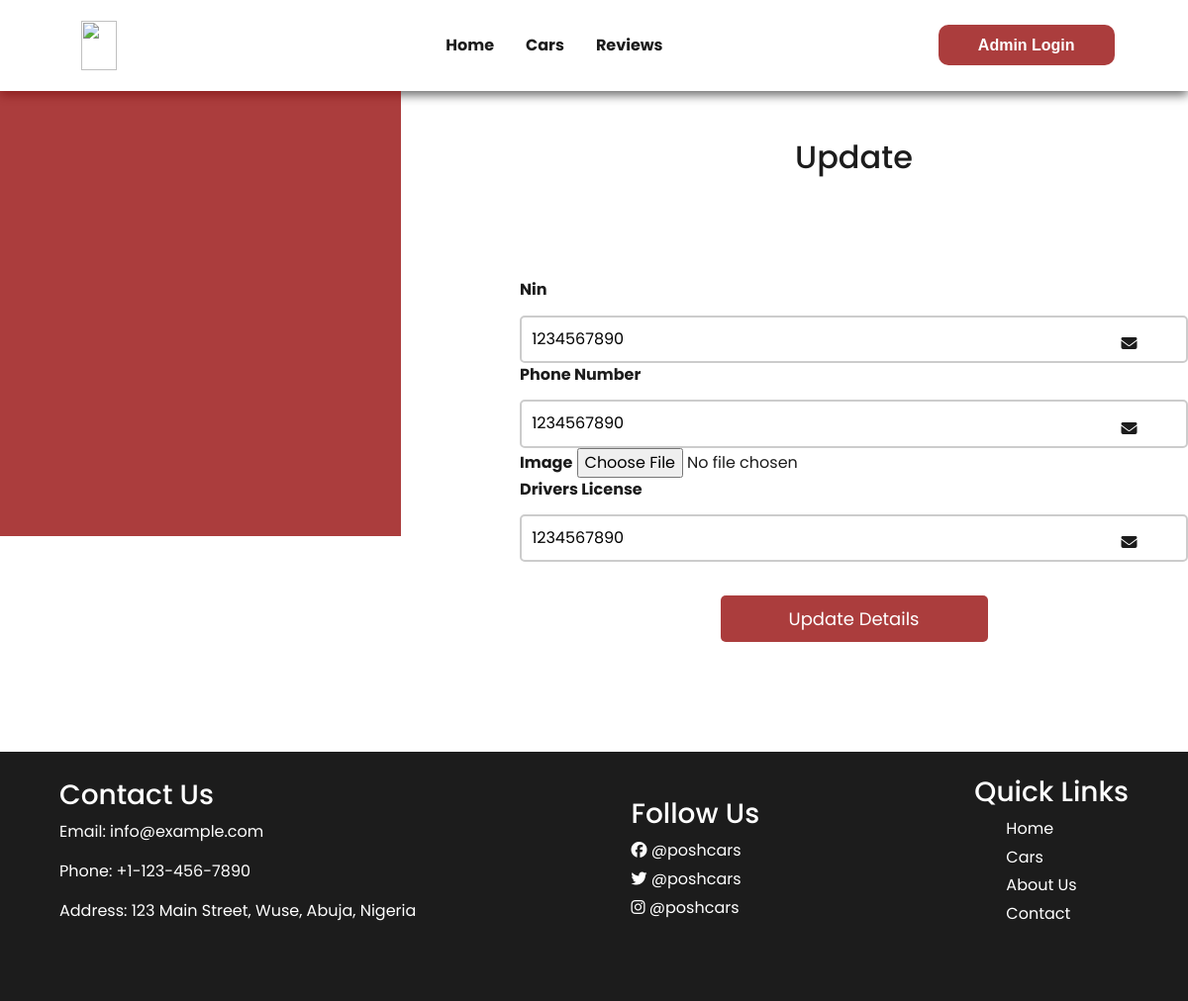
/update-userdetails/1, run on the app's committed database.
### poshcars/models.py (models this page shows, shortened)
class  Userdetails(models.Model):
    user = models.OneToOneField(User, on_delete=models.CASCADE)
    nin = models.CharField(max_length=20,)
    phonenumber = models.IntegerField()
    drivers_license = models.CharField(max_length=20)
    image = models.ImageField(upload_to='media', blank=True, null=True)

### poshcars/views.py (the view, shortened to what this page needs)
# urls.py: path('update-userdetails/<int:pid>', UpdateUserDetails, name='updateUserDetails'),
def UpdateUserDetails(request, pid):
    userdetail = get_object_or_404(Userdetails,id=pid)
    return render(request, 'poshcars/update-userdetails.html', {'userdetails': userdetail})

### poshcars/templates/poshcars/update-userdetails.html (shortened to what this page needs)
{%extends 'poshcars/base.html' %}
{%load static%}
{%block content%}
        <section class="reg-main">
            <div class="reg-img-div">
            </div>
            <div class="form-div">
                <h2  class="text-center">Update {{userdetail.User.first_name}} {{userdetail.User.last_name}}</h2>
                <form action="" method="POST" class="form">
                           <div>
                            <label  for="nin" >Nin</label>
                            <div class="icon-div">
                                <input type="number" placeholder="please put a valid nin" name="nin" class="form-input" required value="{{userdetails.nin}}"/>
                                <i class="fa-solid fa-envelope reg-icon"></i>
                            </div>
                           </div>
                           <div>
                            <label  for="phone">Phone Number</label>
                            <div class="icon-div">
                                <input type="tel" placeholder="phone number" name="phonenumber" class="form-input" required value="{{userdetails.phonenumber}}"/>
                                <i class="fa-solid fa-envelope reg-icon"></i>
                            </div>
                        </div>
                    <label for="image">Image</label>
                    <input type="file" id="image"  name="image"  accept="image/*"/>
                           <div>
                            <label  for="license">Drivers License</label>
                            <div class="icon-div">
                                <input type="text" placeholder="input your drivers license" name="drivers_license" class="form-input" required  value="{{userdetails.drivers_license}}"/>
                                <i class="fa-solid fa-envelope reg-icon"></i>
                            </div>
                        </div>
                    <p class="text-center">
                        <button type="submit" class="reg-button">Update Details</button>
                    </p>
                </form>
            </div>
        </section>
      {%endblock%}

### poshcars/static/CSS/home.css (style rules this page uses)
:root { --bg-color: #1c1c1c; --white: white; --font-jakarta: "Plus Jakarta Sans", sans-serif; --font-alfa: "Alfa Slab One", cursive; --red: rgba(150, 13, 13,0.8); }
* { margin: 0; padding: 0; box-sizing: border-box; }
body { font-family: "poppins"; }

### poshcars/static/CSS/navbar.css (style rules this page uses)
:root { --bg-color: #1c1c1c; --white: white; --font-jakarta: "Plus Jakarta Sans", sans-serif; --font-alfa: "Alfa Slab One", cursive; --red: rgba(150, 13, 13,0.8); }
* { margin: 0; padding: 0; box-sizing: border-box; }
body { font-family: "poppins"; }

### poshcars/static/CSS/about.css (style rules this page uses)
:root { --bg-color: #1c1c1c; --white: white; --font-jakarta: "Plus Jakarta Sans", sans-serif; --font-alfa: "Alfa Slab One", cursive; --red: rgba(150, 13, 13,0.8); --grey: #ccc; }
* { margin: 0; padding: 0; box-sizing: border-box; }

### poshcars/static/CSS/testimonials.css (style rules this page uses)
:root { --bg-color: #1c1c1c; --white: white; --font-jakarta: "Plus Jakarta Sans", sans-serif; --font-alfa: "Alfa Slab One", cursive; --red: rgba(150, 13, 13,0.8); --grey: #808080; --greyish: #ccc; --rev: rgb(237, 245, 255); }
* { margin: 0; padding: 0; box-sizing: border-box; }
body { font-family: "poppins"; color: var(--bg-color); }

### poshcars/static/CSS/dashboard.css (style rules this page uses)
:root { --bg-color: #1c1c1c; --white: white; --font-jakarta: "Plus Jakarta Sans", sans-serif; --font-alfa: "Alfa Slab One", cursive; --red: rgba(150, 13, 13,0.8); }
* { margin: 0; padding: 0; box-sizing: border-box; }

### poshcars/static/CSS/register.css (style rules this page uses)
:root { --bg-color: #1c1c1c; --white: white; --font-jakarta: "Plus Jakarta Sans", sans-serif; --font-alfa: "Alfa Slab One", cursive; --red: rgba(150, 13, 13,0.8); }
* { margin: 0; padding: 0; box-sizing: border-box; }
body { font-family: "poppins"; }
.reg-main { display: flex; justify-content: space-between; width: 100%; margin: auto; margin-top: 0; }
.icon-div { position: relative; width: 100%; }
.icon-div i { position: absolute; margin-top: 3%; margin-left: -10%; color: var(--bg-color); }
label { font-weight: bold; }
.form-input { border: 2px solid #ccc; background-color: transparent; padding: 1.5%; border-radius: 5px; width: 100%; }
.reg-button { border: none; width: 40%; background-color: var(--red); color: var(--white); margin-top: 5%; padding: 1.5%; border-radius: 5px; font-size: 18px; }
.form-div { width: 100%; display: flex; flex-direction: column; height: 700px; justify-content: center; align-items: center; margin-top: 4%; }
.form { width: 70%; margin: auto; }
.reg-img-div { width: 60%; background-size: cover; background-position: center; background-repeat: no-repeat; height: 700px; background-color: var(--red); }
@media only screen and (min-width: 1023px) and (max-width: 1200px) { .reg-main { gap: 10%; } }
@media only screen and (min-width: 1023px) and (max-width: 1200px) { .form-div { width: 100%; display: flex; flex-direction: column; height: 620px; justify-content: center; align-items: center; } }
@media only screen and (min-width: 1023px) and (max-width: 1200px) { .form { width: 100%; } }
@media only screen and (min-width: 1023px) and (max-width: 1200px) { .reg-img-div { height: 450px; } }

### poshcars/static/CSS/rentcar.css (style rules this page uses)
:root { --bg-color: #1c1c1c; --white: white; --font-jakarta: "Plus Jakarta Sans", sans-serif; --font-alfa: "Alfa Slab One", cursive; --red: rgba(150, 13, 13,0.8); --grey: #808080; --greyish: #ccc; }
* { margin: 0; padding: 0; box-sizing: border-box; }
body { font-family: 'poppins'; }

### poshcars/static/CSS/login.css (style rules this page uses)
:root { --bg-color: #1c1c1c; --white: white; --font-jakarta: "Plus Jakarta Sans", sans-serif; --font-alfa: "Alfa Slab One", cursive; --red: rgba(150, 13, 13,0.8); --grey: #808080; }
* { margin: 0; padding: 0; box-sizing: border-box; }
body { font-family: "poppins"; }
@media only screen and (min-width: 1023px) and (max-width: 1200px) { .reg-main { gap: 10%; } }
@media only screen and (min-width: 1023px) and (max-width: 1200px) { .form { width: 100%; } }

### poshcars/static/CSS/reviews.css (style rules this page uses)
:root { --bg-color: #1c1c1c; --white: white; --font:"poppins"; --font-alfa: "Alfa Slab One", cursive; --red: rgba(150, 13, 13,0.8); --grey: #808080; --greyish: #ccc; --orange: #ff4500; --rev: rgb(237, 245, 255); }
* { margin: 0; padding: 0; box-sizing: border-box; }
body { font-family: var(--font); color: var(--bg-color); }
.icon-div { margin-top: 2%; }

### poshcars/static/CSS/cars.css (style rules this page uses)
:root { --bg-color: #1c1c1c; --white: white; --font-jakarta: "Plus Jakarta Sans", sans-serif; --font-alfa: "Alfa Slab One", cursive; --red: rgba(150, 13, 13,0.8); --greyish: #ccc; }
* { margin: 0; padding: 0; box-sizing: border-box; }

### poshcars/static/CSS/footer.css (style rules this page uses)
:root { --bg-color: #1c1c1c; --white: white; --font-jakarta: "Plus Jakarta Sans", sans-serif; --font-alfa: "Alfa Slab One", cursive; --red: rgba(150, 13, 13,0.8); }
* { margin: 0; padding: 0; box-sizing: border-box; }

### data on the page
Userdetails: nin "1234567890", phonenumber "1234567890", drivers_license "1234567890"
